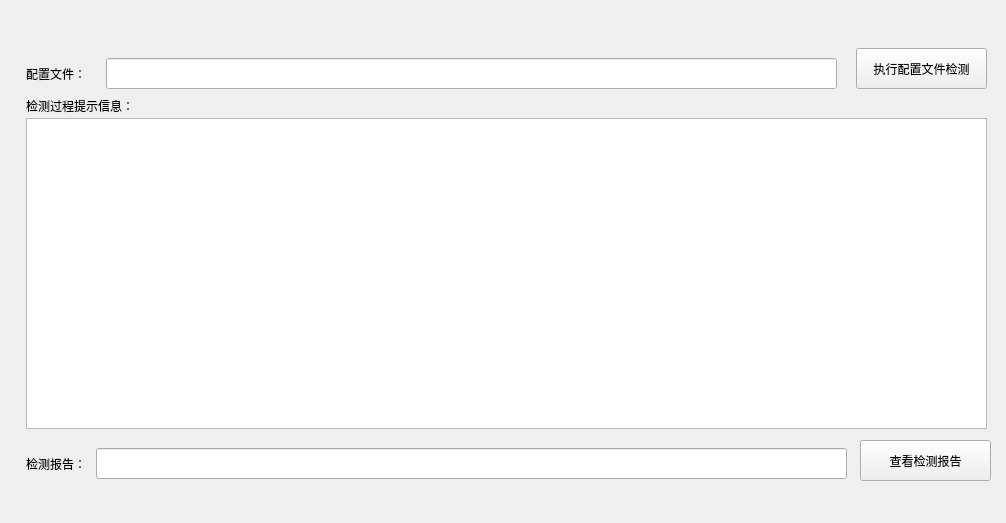
<?xml version="1.0" encoding="UTF-8"?>
<ui version="4.0">
 <class>XXGKIndexColumnForm</class>
 <widget class="QWidget" name="XXGKIndexColumnForm">
  <property name="geometry">
   <rect>
    <x>0</x>
    <y>0</y>
    <width>1006</width>
    <height>523</height>
   </rect>
  </property>
  <property name="windowTitle">
   <string>信息公开首页栏目</string>
  </property>
  <widget class="QLineEdit" name="ProfileLineEdit">
   <property name="geometry">
    <rect>
     <x>106</x>
     <y>58</y>
     <width>731</width>
     <height>31</height>
    </rect>
   </property>
  </widget>
  <widget class="QLineEdit" name="JCBGLineEdit">
   <property name="geometry">
    <rect>
     <x>96</x>
     <y>448</y>
     <width>751</width>
     <height>31</height>
    </rect>
   </property>
  </widget>
  <widget class="QLabel" name="TipInfoLbl">
   <property name="geometry">
    <rect>
     <x>26</x>
     <y>98</y>
     <width>131</width>
     <height>16</height>
    </rect>
   </property>
   <property name="text">
    <string>检测过程提示信息：</string>
   </property>
  </widget>
  <widget class="QTextEdit" name="ScanTextEdit">
   <property name="geometry">
    <rect>
     <x>26</x>
     <y>118</y>
     <width>961</width>
     <height>311</height>
    </rect>
   </property>
  </widget>
  <widget class="QPushButton" name="DoScanProfileBtn">
   <property name="geometry">
    <rect>
     <x>856</x>
     <y>48</y>
     <width>131</width>
     <height>41</height>
    </rect>
   </property>
   <property name="text">
    <string>执行配置文件检测</string>
   </property>
  </widget>
  <widget class="QLabel" name="ProfileLbl">
   <property name="geometry">
    <rect>
     <x>26</x>
     <y>58</y>
     <width>81</width>
     <height>31</height>
    </rect>
   </property>
   <property name="text">
    <string>配置文件：</string>
   </property>
  </widget>
  <widget class="QLabel" name="ReportLbl">
   <property name="geometry">
    <rect>
     <x>26</x>
     <y>448</y>
     <width>71</width>
     <height>31</height>
    </rect>
   </property>
   <property name="text">
    <string>检测报告：</string>
   </property>
  </widget>
  <widget class="QPushButton" name="ViewReportBtn">
   <property name="geometry">
    <rect>
     <x>860</x>
     <y>440</y>
     <width>131</width>
     <height>41</height>
    </rect>
   </property>
   <property name="text">
    <string>查看检测报告</string>
   </property>
  </widget>
 </widget>
 <resources/>
 <connections/>
</ui>
